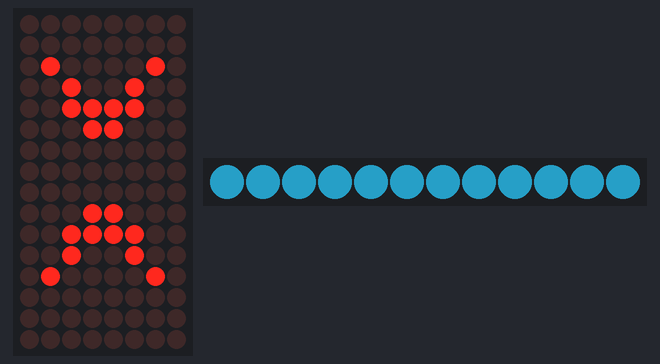
Bench run of a sketch on a simulated Arduino Uno, built with avr-gcc and run on an emulated ATmega328P. Shown: 8×16 LED matrix, 12 RGB LEDs in strip order, left to right. Dim RGB values are drawn brighter than linear.

Above: at 0.1 s.

The sketch:

happy.ino
```cpp
//Function: Display happy facial expression on 16×8 LED matrix + sky-blue color on 12-LED RGB strip.
//Hardware: LED matrix (I2C addr:0x70), RGB NeoPixel strip (pin 3)

#include <Wire.h>
#include "Adafruit_LEDBackpack.h"
Adafruit_8x16matrix ematrix = Adafruit_8x16matrix();
#include <Adafruit_NeoPixel.h>

Adafruit_NeoPixel pixel = Adafruit_NeoPixel(12, 3, NEO_GRB + NEO_KHZ800);
uint8_t eyesm_bmp[16];

//Show happy face: sky-blue strip + happy bitmap on matrix
void showHappyFace() {
  pixel.clear();
  pixel.fill(pixel.Color(51, 204, 255));
  pixel.show();

  //Matrix: assign happy face bitmap data
  eyesm_bmp[0] = B00000000;eyesm_bmp[1] = B00000000;eyesm_bmp[2] = B01000010;eyesm_bmp[3] = B00100100;eyesm_bmp[4] = B00111100;eyesm_bmp[5] = B00011000;eyesm_bmp[6] = B00000000;eyesm_bmp[7] = B00000000;eyesm_bmp[8] = B00000000;eyesm_bmp[9] = B00011000;eyesm_bmp[10] = B00111100;eyesm_bmp[11] = B00100100;eyesm_bmp[12] = B01000010;eyesm_bmp[13] = B00000000;eyesm_bmp[14] = B00000000;eyesm_bmp[15] = B00000000;
  ematrix.clear();
  ematrix.setRotation(0);
  ematrix.drawBitmap(0, 0, eyesm_bmp, 8, 16, 1);
  ematrix.writeDisplay();
}

//Initialize hardware: LED matrix + RGB strip
void setup() {
  ematrix.begin(0x70);
  pixel.begin();
  pixel.setBrightness(99);
  pixel.clear();
}

//continuously show happy face
void loop() {
  showHappyFace();
  delay(1000);
}
```
